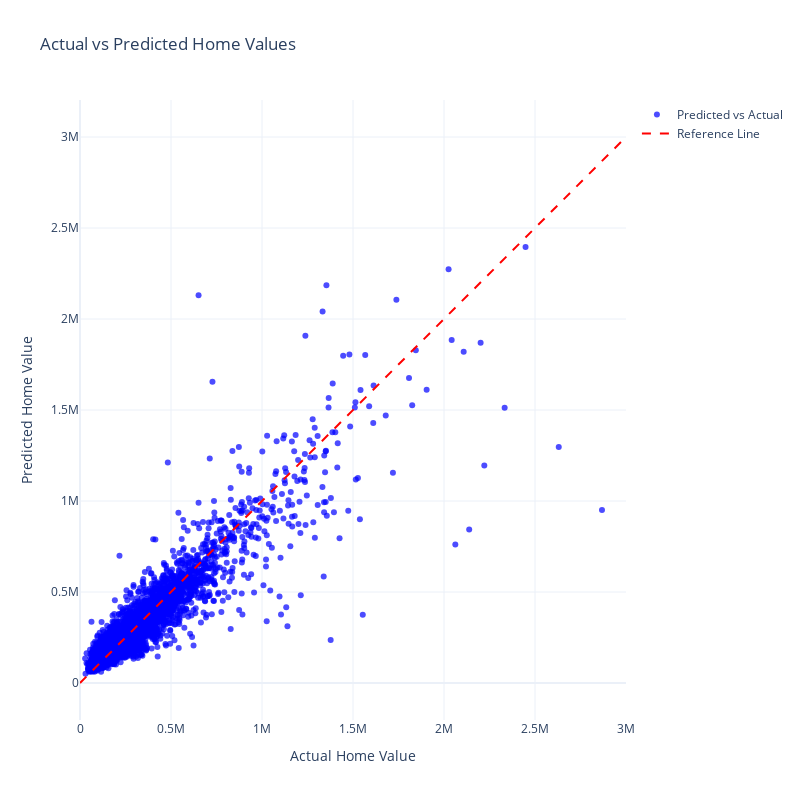

Notebook cell for this chart:
### Code cell
plot_actual_vs_predicted(
    evaluation_df,
    xlim=xy_lim,
    ylim=xy_lim,
    title="Actual vs Predicted Home Values",
    x_label="Actual Home Value",
    y_label="Predicted Home Value",
)

### Figure 1 — Plotly figure (JSON) as saved in the notebook; plotly's stock layout.template omitted (floating-point values rounded to 4 significant figures; data arrays with more than 128 entries replaced by an {"elided": "..."} marker saying what was removed)
{"data": [{"marker": {"color": "blue", "opacity": 0.7, "size": 6}, "mode": "markers", "name": "Predicted vs Actual", "type": "scatter", "x": {"elided": "4801 float values"}, "y": {"elided": "4801 float values"}}, {"line": {"color": "red", "dash": "dash"}, "mode": "lines", "name": "Reference Line", "type": "scatter", "x": [0, 3000000], "y": [0, 3000000]}], "layout": {"height": 800, "showlegend": true, "title": {"text": "Actual vs Predicted Home Values"}, "width": 800, "xaxis": {"range": [0, 3000000], "scaleanchor": "y", "title": {"text": "Actual Home Value"}}, "yaxis": {"range": [0, 3000000], "title": {"text": "Predicted Home Value"}}}}
